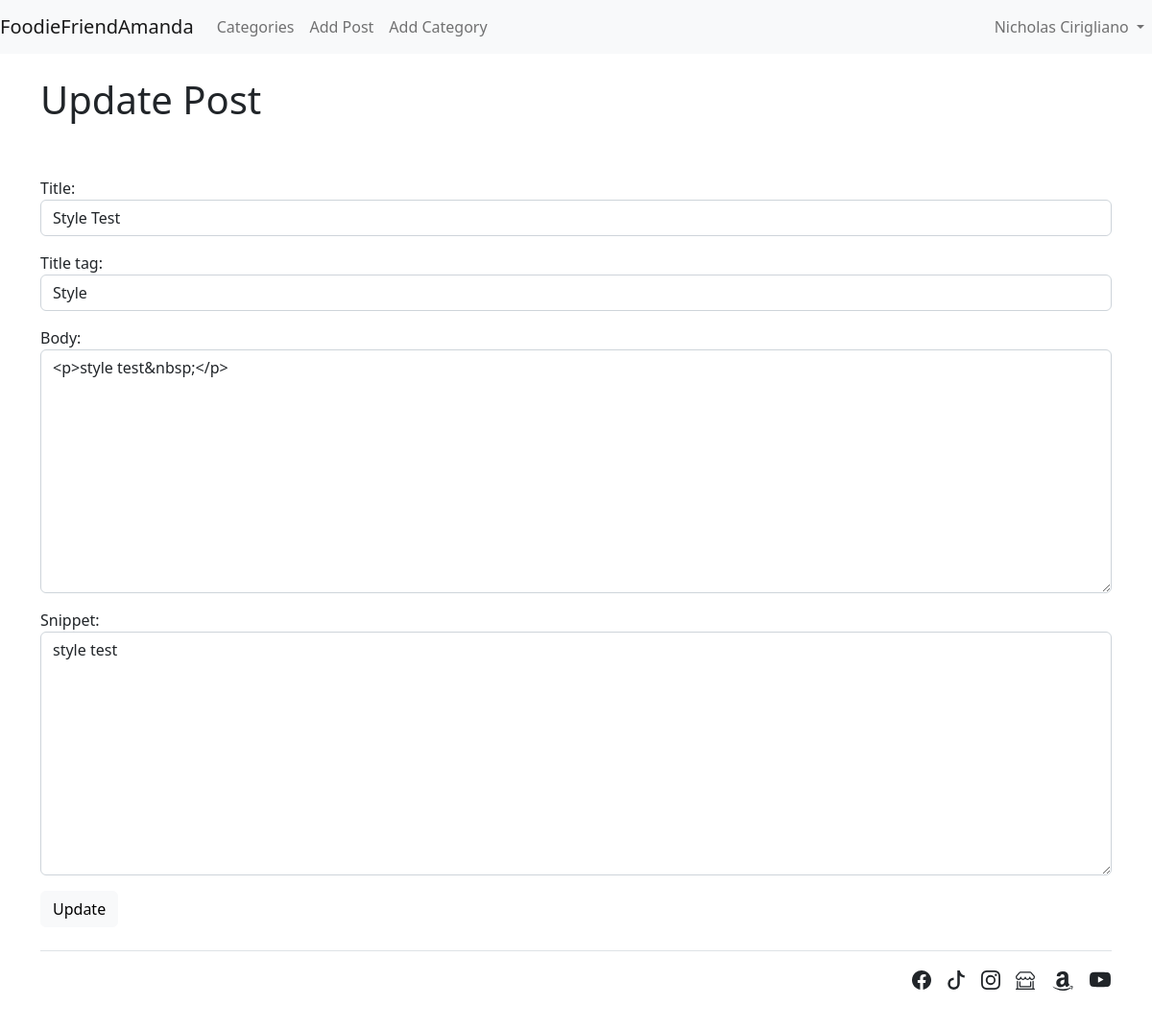
Screenshot of /article/edit/31 (signed in) with the database file from the repository.
### playersblog/models.py (models this page shows, shortened)
class Post(models.Model):
    title = models.CharField(max_length=255)
    header_image = models.ImageField(null = True, blank = True, upload_to='images/')
    title_tag = models.CharField(max_length=255)
    author = models.ForeignKey(User, on_delete = models.CASCADE)
    body = RichTextField(blank = True, null = True)
    post_date = models.DateField(auto_now_add=True)
    category = models.CharField(max_length=255, default='Food')
    snippet = models.CharField(max_length=255)
    likes = models.ManyToManyField(User, related_name = 'blog_posts')

### playersblog/views.py (the view)
# urls.py: path('article/edit/<int:pk>', UpdatePostView.as_view(), name='update_post'),
class UpdatePostView(UpdateView):
    model = Post
    form_class = EditForm
    template_name = 'update_post.html'

### playersblog/forms.py
class EditForm(forms.ModelForm):
    class Meta:
        model = Post
        fields = ('title', 'title_tag','body', 'snippet')
        widgets = {
            'title': forms.TextInput(attrs={'class': 'form-control'}),
            'title_tag': forms.TextInput(attrs={'class': 'form-control'}),
            'body': forms.Textarea(attrs={'class': 'form-control'}),
            'snippet': forms.Textarea(attrs={'class': 'form-control'}),
        }

### playersblog/templates/update_post.html (shortened to what this page needs)
{% extends 'base.html' %}
{% block content %}
{% if user.is_authenticated %}
    {% if user.id == post.author.id %}
        <h1>Update Post</h1>
        <br></br>
        <div class="form-group">
            <form method = "POST">
                {{ form.as_p }}
                <button class="btn btn-light">Update</button>
        </div>
    {% else %}
        Access Denied.
    {% endif %}
{% else %}
    Access Denied.
{% endif %}
{% endblock %}

### playersblog/templates/base.html (shortened to what this page needs)
<!doctype html>
<html lang="en">
  <head>
    <link href="https://cdn.jsdelivr.net/npm/bootstrap@5.2.0/dist/css/bootstrap.min.css" rel="stylesheet">
  </head>
  <body>
      <nav class="navbar navbar-expand-lg bg-light">
        <a class="navbar-brand" href="{% url 'home' %}">FoodieFriendAmanda</a>
      <div class="collapse navbar-collapse" id="navbarSupportedContent">
        <ul class="navbar-nav me-auto mb-2 mb-lg-0">
          {% if cat_menu %}
          <li class="nav-item dropdown">                                          <! Start Drop Down in Nav Bar>
              <a class="nav-link dropdown-toggle" href="#" role="button" data-bs-toggle="dropdown" aria-expanded="false"> Categories </a>
              <div class="dropdown-menu">
                {% for item in cat_menu %}
                  <a class="dropdown-item" href="{% url 'category' item|slugify %}"> {{ item }}</a>
                {% endfor %}
              </div>
            </li>
            {% else %}
              <li class="nav-item">
                <a class="nav-link" href="{% url 'category-list' %}">Categories</a>   <! Category List>
              </li>
            {% endif %}
            {% if user.is_authenticated %}      <!COMMENT>
                <li class="nav-item">
                  <a class="nav-link" href="{% url 'add_post' %}">Add Post</a>          <! Start Add Post>
                </li>
                <li class="nav-item">
                  <a class="nav-link" href="{% url 'add_category' %}">Add Category</a>  <! Start Add Category>
                </li>
            {% endif %}
          </ul>
      {% if user.is_authenticated %}
          <ul class="navbar-nav ml-auto">
            <li class="nav-item dropdown">
                <a class="nav-link dropdown-toggle" href="#" role="button" data-bs-toggle="dropdown" aria-expanded="false">
                  {{ user.first_name }}
                  {{ user.last_name }}
                </a>
            </li>
          </ul>
        {% endif %}
      </div>
        </nav>
      <div class="container">
        {% block content %}
        {% endblock %}
      </div>
  </body>
  <div class="container">
    <footer class="d-flex flex-wrap justify-content-between align-items-center py-3 my-4 border-top">
      <div class="col-md-4 d-flex align-items-center">
        <a href="/" class="mb-3 me-2 mb-md-0 text-muted text-decoration-none lh-1">
          <svg class="bi" width="30" height="24"><use xlink:href="#bootstrap"/></svg>
        </a>
      </div>
      <ul class="nav col-md-4 justify-content-end list-unstyled d-flex">
        <li class="ms-3"><a class="link-dark" href="#"></a></li>
        <li class="ms-3"><a class="link-dark" href="https://www.tiktok.com/@foodiefriendamanda"></a></li>
        <li class="ms-3"><a class="link-dark" href="https://www.instagram.com/foodiefriendamanda/"></a></li>
        <li class="ms-3"><a class="link-dark" href="https://www.etsy.com/shop/NilooDesignCo?ref=simple-shop-header-name&listing_id=1073939913"></a></li>
        <li class="ms-3"><a class="link-dark" href="https://www.amazon.com/shop/influencer-bcbe9447"></a></li>
        <li class="ms-3"><a class="link-dark" href="#" ></a></li>
      </ul>
    </footer>
  </div>
</html>

### rows the page displays
Post: title "Style Test", title_tag "Style", body "<p>style test&nbsp;</p>", snippet "style test"

### other values shown
{{ user.first_name }} "Nicholas"
{{ user.last_name }} "Cirigliano"
